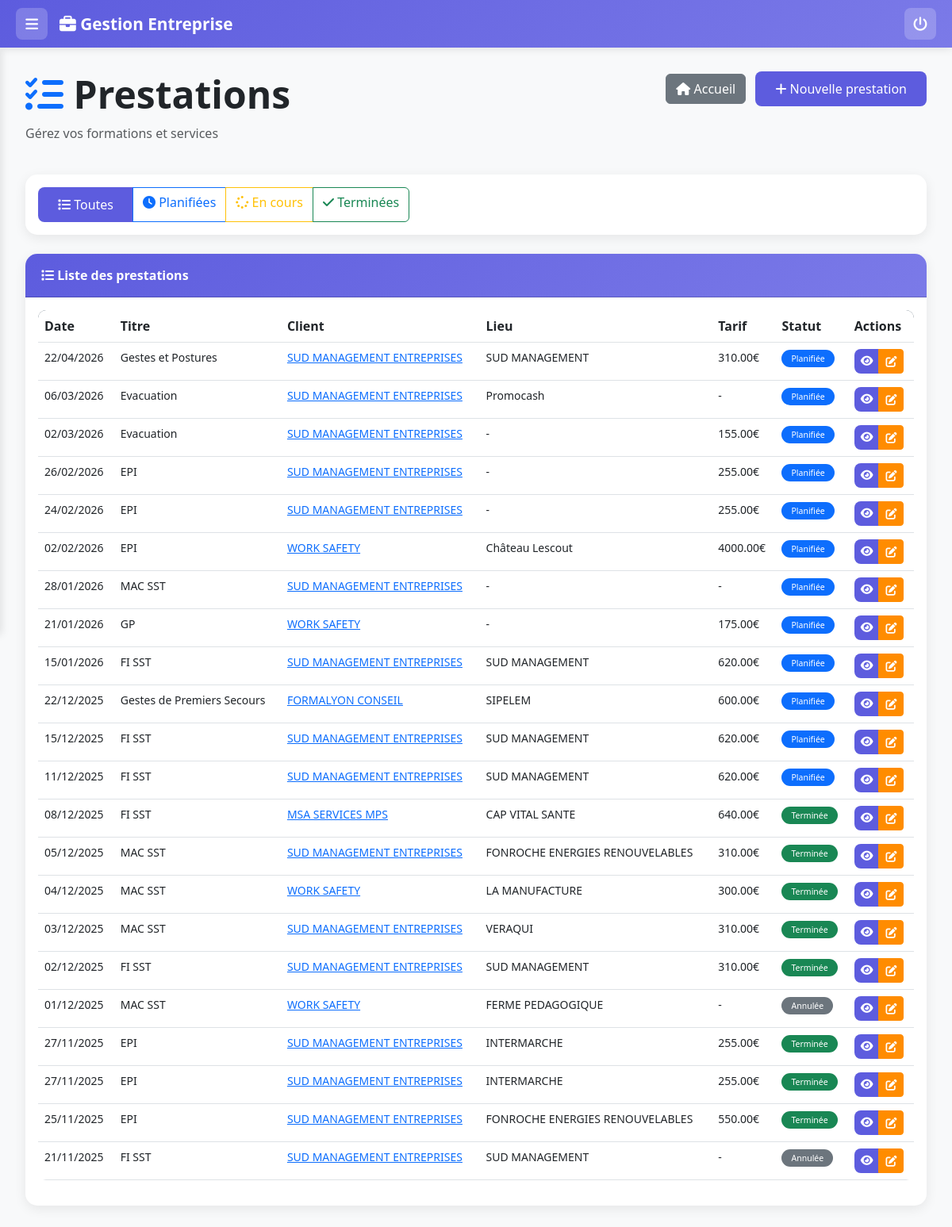
The app's page /prestations with its own data.
### app.py (models this page shows, shortened)
class Prestation(db.Model):
    __tablename__ = 'prestations'
    id = db.Column(db.Integer, primary_key=True)
    client_id = db.Column(db.Integer, db.ForeignKey('clients.id'), nullable=False)
    demandeur = db.Column(db.String(200))  # Nom du demandeur si différent du client
    date_demande = db.Column(db.Date)  # Date de la demande
    reference_commande = db.Column(db.String(100))  # Référence de la commande
    theme_prestation = db.Column(db.String(50), nullable=False)  # Thème/Famille (Formation, Service, Audit)
    domaine_prestation = db.Column(db.String(100))  # Domaine (ex: Secourisme, Incendie, Prévention)
    type_prestation = db.Column(db.String(100))  # Type précis (ex: FI SST, MAC SST, DUERP)
    titre = db.Column(db.String(200), nullable=False)
    description = db.Column(db.Text)
    date_debut = db.Column(db.DateTime, nullable=False)
    date_fin = db.Column(db.DateTime)
    duree_heures = db.Column(db.Float)
    creneau = db.Column(db.String(20))  # "Matin", "Après-midi", "Journée", "Personnalisé"
    journee_entiere = db.Column(db.Boolean, default=False)  # Si la prestation dure toute la journée
    lieu = db.Column(db.String(200))
    adresse_prestation = db.Column(db.Text)
    code_postal_prestation = db.Column(db.String(10))
    ville_prestation = db.Column(db.String(100))
    distance_km = db.Column(db.Float)
    duree_trajet_minutes = db.Column(db.Integer)  # Durée du trajet en minutes
    nb_stagiaires = db.Column(db.Integer)  # Nombre de stagiaires
    nb_repas = db.Column(db.Integer)  # Nombre de repas
    nb_hebergements = db.Column(db.Integer)  # Nombre d'hébergements
    tarif_horaire = db.Column(db.Float)
    tarif_total = db.Column(db.Float)
    frais_fournitures = db.Column(db.Float)  # Frais de fournitures
    frais_deplacement = db.Column(db.Float)  # Frais de déplacement
    statut_paiement = db.Column(db.String(50))  # En attente, Payé, Partiel, En retard
    statut_facture = db.Column(db.String(50))  # Non envoyée, Envoyée, Payée, En retard
    statut_devis = db.Column(db.String(50))  # Non envoyé, Envoyé, Accepté, Refusé
    statut = db.Column(db.String(50), default='Planifiée')  # Planifiée, En cours, Terminée, Annulée
    date_creation = db.Column(db.DateTime, default=datetime.utcnow)
    commentaires = db.Column(db.Text)  # Remplace 'notes'
    notes = db.Column(db.Text)  # Gardé pour compatibilité
    titre_tache = db.Column(db.String(200))
    description_tache = db.Column(db.Text)
    date_debut_tache = db.Column(db.DateTime)
    date_echeance_tache = db.Column(db.DateTime)
    priorite_tache = db.Column(db.String(50), default='Moyenne')  # Basse, Moyenne, Haute
    statut_tache = db.Column(db.String(50), default='À faire')  # À faire, En cours, Terminée
    gcal_event_id = db.Column(db.String(500))  # ID de l'événement Google Calendar
    gcal_synced = db.Column(db.Boolean, default=False)  # Si la prestation est synchronisée
    gcal_last_sync = db.Column(db.DateTime)  # Date de dernière synchronisation
    calendrier_id = db.Column(db.String(500))  # ID du calendrier Google dédié à cette prestation
    documents = db.relationship('Document', backref='prestation', lazy=True, cascade='all, delete-orphan')
    gcal_blocages = db.relationship('GcalBlocage', backref='prestation', lazy=True, cascade='all, delete-orphan')
    sessions = db.relationship('SessionPrestation', backref='prestation', lazy=True, cascade='all, delete-orphan', order_by='SessionPrestation.ordre')
    lignes_tarif_deplacement = db.relationship('LignePrestationDeplacement', backref='prestation', lazy=True, cascade='all, delete-orphan')
    lignes_tarif_fourniture = db.relationship('LignePrestationFourniture', backref='prestation', lazy=True, cascade='all, delete-orphan')
    lignes_tarif_prestation = db.relationship('LignePrestationTarif', backref='prestation', lazy=True, cascade='all, delete-orphan')

class Client(db.Model):
    __tablename__ = 'clients'
    id = db.Column(db.Integer, primary_key=True)
    nom = db.Column(db.String(100), nullable=False)
    prenom = db.Column(db.String(100))
    entreprise = db.Column(db.String(200))
    email = db.Column(db.String(120))
    telephone = db.Column(db.String(20))
    adresse = db.Column(db.Text)
    code_postal = db.Column(db.String(10))
    ville = db.Column(db.String(100))
    notes = db.Column(db.Text)
    date_creation = db.Column(db.DateTime, default=datetime.utcnow)
    actif = db.Column(db.Boolean, default=True)
    delai_paiement_jours = db.Column(db.Integer, default=30)  # Délai de paiement en jours
    calendrier_google = db.Column(db.String(500))  # ID du calendrier Google dédié à ce client
    statut_client = db.Column(db.String(50), default='Client')  # 'Prospect' ou 'Client'
    date_conversion = db.Column(db.DateTime)  # Date de conversion d'un prospect en client
    prestations = db.relationship('Prestation', backref='client', lazy=True, cascade='all, delete-orphan')
    contacts = db.relationship('Contact', backref='client', lazy=True, cascade='all, delete-orphan')

### app.py (the view)
@app.route('/prestations')
def prestations():
    filtre_statut = request.args.get('statut', 'all')
    query = Prestation.query
    if filtre_statut != 'all':
        query = query.filter_by(statut=filtre_statut)
    prestations = query.order_by(Prestation.date_debut.desc()).all()
    return render_template('prestations.html', prestations=prestations, filtre_statut=filtre_statut)

### templates/prestations.html (shortened to what this page needs)
{% extends "base.html" %}
{% block content %}
<div class="row mb-4">
    <div class="col-md-8">
        <div class="d-flex justify-content-between align-items-center mb-2">
            <h1 class="display-5 fw-bold text-dark mb-0">
                <i class="fas fa-tasks text-primary"></i> Prestations
            </h1>
        </div>
        <p class="text-muted">Gérez vos formations et services</p>
    </div>
    <div class="col-md-4 text-end">
        <a href="{{ url_for('index') }}" class="btn btn-secondary me-2 d-none d-md-inline-block fw-normal">
            <i class="fas fa-home"></i> Accueil
        </a>
        <a href="{{ url_for('prestation_nouvelle') }}" class="btn btn-primary fw-normal">
            <i class="fas fa-plus"></i> Nouvelle prestation
        </a>
    </div>
</div>
<div class="card mb-4">
    <div class="card-body">
        <div class="btn-group" role="group">
            <a href="{{ url_for('prestations', statut='all') }}"
               class="btn {% if filtre_statut == 'all' %}btn-primary{% else %}btn-outline-primary{% endif %}">
                <i class="fas fa-list"></i> Toutes
            </a>
            <a href="{{ url_for('prestations', statut='Planifiée') }}"
               class="btn {% if filtre_statut == 'Planifiée' %}btn-primary{% else %}btn-outline-primary{% endif %}">
                <i class="fas fa-clock"></i> Planifiées
            </a>
            <a href="{{ url_for('prestations', statut='En cours') }}"
               class="btn {% if filtre_statut == 'En cours' %}btn-warning{% else %}btn-outline-warning{% endif %}">
                <i class="fas fa-spinner"></i> En cours
            </a>
            <a href="{{ url_for('prestations', statut='Terminée') }}"
               class="btn {% if filtre_statut == 'Terminée' %}btn-success{% else %}btn-outline-success{% endif %}">
                <i class="fas fa-check"></i> Terminées
            </a>
        </div>
    </div>
</div>
<div class="card">
    <div class="card-header">
        <i class="fas fa-list"></i> Liste des prestations
    </div>
    <div class="card-body">
        {% if prestations %}
            <div class="table-responsive">
                <table class="table table-hover">
                    <thead>
                        <tr>
                            <th>Date</th>
                            <th>Titre</th>
                            <th>Client</th>
                            <th>Lieu</th>
                            <th>Tarif</th>
                            <th>Statut</th>
                            <th>Actions</th>
                        </tr>
                    </thead>
                    <tbody>
                        {% for prestation in prestations %}
                        <tr style="font-size: 0.875rem;">
                            <td>{{ prestation.date_debut.strftime('%d/%m/%Y') }}</td>
                            <td>{{ prestation.titre }}</td>
                            <td>
                                {% if prestation.client %}
                                    <a href="{{ url_for('client_detail', client_id=prestation.client.id) }}">
                                        {{ prestation.client.nom }}
                                    </a>
                                {% endif %}
                            </td>
                            <td>{{ prestation.lieu or '-' }}</td>
                            <td>
                                {% if prestation.tarif_total or prestation.frais_fournitures or prestation.frais_deplacement %}
                                    {{ "%.2f"|format((prestation.tarif_total or 0) + (prestation.frais_fournitures or 0) + (prestation.frais_deplacement or 0)) }}€
                                {% else %}
                                    -
                                {% endif %}
                            </td>
                            <td>
                                {% if prestation.statut == 'Planifiée' %}
                                    <span class="badge bg-primary">{{ prestation.statut }}</span>
                                {% elif prestation.statut == 'En cours' %}
                                    <span class="badge bg-warning">{{ prestation.statut }}</span>
                                {% elif prestation.statut == 'Terminée' %}
                                    <span class="badge bg-success">{{ prestation.statut }}</span>
                                {% else %}
                                    <span class="badge bg-secondary">{{ prestation.statut }}</span>
                                {% endif %}
                            </td>
                            <td>
                                <div class="btn-group btn-group-sm" role="group">
                                    <a href="{{ url_for('prestation_detail', prestation_id=prestation.id) }}"
                                       class="btn btn-primary" style="padding: 0.25rem 0.5rem; font-size: 0.875rem; line-height: 1.5;" title="Voir">
                                        <i class="fas fa-eye"></i>
                                    </a>
                                    <a href="{{ url_for('prestation_modifier', prestation_id=prestation.id) }}"
                                       class="btn" style="background-color: #ff8c00; color: white; border-color: #ff8c00; padding: 0.25rem 0.5rem; font-size: 0.875rem; line-height: 1.5;" title="Modifier">
                                        <i class="fas fa-edit"></i>
                                    </a>
                                </div>
                            </td>
                        </tr>
                        {% endfor %}
                    </tbody>
                </table>
            </div>
        {% else %}
            <div class="alert alert-info mb-0">
                <i class="fas fa-info-circle"></i> Aucune prestation trouvée. Cliquez sur "Nouvelle prestation" pour en ajouter une.
            </div>
        {% endif %}
    </div>
</div>
{% endblock %}

### templates/base.html (shortened to what this page needs)
<!DOCTYPE html>
<html lang="fr">
<head>
    <link href="https://cdn.jsdelivr.net/npm/bootstrap@5.3.0/dist/css/bootstrap.min.css" rel="stylesheet">
    <link rel="stylesheet" href="https://cdnjs.cloudflare.com/ajax/libs/font-awesome/6.4.0/css/all.min.css">
</head>
<body>
    <div class="top-header">
        <div class="header-content">
            <div class="header-left">
                <button class="menu-toggle-btn" id="menuToggle">
                    <i class="fas fa-bars"></i>
                </button>
                <h1 class="header-title">
                    <i class="fas fa-briefcase"></i> Gestion Entreprise
                </h1>
            </div>
            <div class="header-right">
                <a href="#" onclick="confirmerQuitter(event)" class="header-icon" title="Quitter l'application">
                    <i class="fas fa-power-off"></i>
                </a>
            </div>
        </div>
    </div>
    <div class="main-content">
        <div class="container-fluid">
            {% block content %}{% endblock %}
        </div>
    </div>
</body>
</html>

### templates/base.html (style rules this page uses)
:root { --primary-color: #5D5CDE; --secondary-color: #4CAF50; --danger-color: #F44336; --warning-color: #FF9800; --dark-color: #2C3E50; --light-bg: #F8F9FA; --sidebar-width: 260px; --sidebar-collapsed-width: 0px; --header-height: 60px; }
body { font-family: 'Segoe UI', Tahoma, Geneva, Verdana, sans-serif; background-color: var(--light-bg); margin: 0; padding: 0; }
.top-header { position: fixed; top: 0; left: 0; right: 0; height: var(--header-height); background: linear-gradient(135deg, var(--primary-color) 0%, #7B7AE8 100%); box-shadow: 0 2px 10px rgba(0,0,0,0.1); z-index: 1030; display: flex; align-items: center; padding: 0 20px; }
.header-content { display: flex; align-items: center; justify-content: space-between; width: 100%; }
.header-left { display: flex; align-items: center; gap: 15px; }
.menu-toggle-btn { background: rgba(255,255,255,0.2); border: none; color: white; width: 40px; height: 40px; border-radius: 8px; cursor: pointer; transition: all 0.3s; font-size: 18px; }
.header-title { color: white; font-size: 1.3rem; font-weight: bold; margin: 0; }
.header-right { display: flex; align-items: center; gap: 10px; }
.header-icon { position: relative; width: 40px; height: 40px; border-radius: 8px; background: rgba(255,255,255,0.2); display: flex; align-items: center; justify-content: center; color: white; font-size: 18px; cursor: pointer; transition: all 0.3s; text-decoration: none; }
.main-content { margin-top: var(--header-height); padding: 30px 20px; min-height: calc(100vh - var(--header-height) - 200px); }
.card { border: none; border-radius: 15px; box-shadow: 0 4px 15px rgba(0,0,0,0.08); transition: transform 0.3s, box-shadow 0.3s; margin-bottom: 20px; }
.card-header { background: linear-gradient(135deg, var(--primary-color) 0%, #7B7AE8 100%); color: white; border-radius: 15px 15px 0 0 !important; font-weight: 600; padding: 15px 20px; }
.btn-primary { background: var(--primary-color); border: none; border-radius: 8px; padding: 10px 25px; font-weight: 500; transition: all 0.3s; }
.table { background: white; border-radius: 10px; overflow: hidden; }
.table thead { background: var(--dark-color); color: white; }
.table tbody tr { transition: background 0.2s; }
.badge { padding: 6px 12px; border-radius: 20px; font-weight: 500; }

### records on screen
Prestation: date_debut "22/04/2026", titre "Gestes et Postures", client.nom "SUD MANAGEMENT ENTREPRISES", lieu "SUD MANAGEMENT", tarif_total+frais_fournitures+frais_deplacement "310.00", statut "Planifiée"
Prestation: date_debut "06/03/2026", titre "Evacuation", client.nom "SUD MANAGEMENT ENTREPRISES", lieu "Promocash", statut "Planifiée"
Prestation: date_debut "02/03/2026", titre "Evacuation", client.nom "SUD MANAGEMENT ENTREPRISES", lieu "-", tarif_total+frais_fournitures+frais_deplacement "155.00", statut "Planifiée"
Prestation: date_debut "26/02/2026", titre "EPI", client.nom "SUD MANAGEMENT ENTREPRISES", lieu "-", tarif_total+frais_fournitures+frais_deplacement "255.00", statut "Planifiée"
Prestation: date_debut "24/02/2026", titre "EPI", client.nom "SUD MANAGEMENT ENTREPRISES", lieu "-", tarif_total+frais_fournitures+frais_deplacement "255.00", statut "Planifiée"
Prestation: date_debut "02/02/2026", titre "EPI", client.nom "WORK SAFETY", lieu "Château Lescout", tarif_total+frais_fournitures+frais_deplacement "4000.00", statut "Planifiée"
Prestation: date_debut "28/01/2026", titre "MAC SST", client.nom "SUD MANAGEMENT ENTREPRISES", lieu "-", statut "Planifiée"
Prestation: date_debut "21/01/2026", titre "GP", client.nom "WORK SAFETY", lieu "-", tarif_total+frais_fournitures+frais_deplacement "175.00", statut "Planifiée"
Prestation: date_debut "15/01/2026", titre "FI SST", client.nom "SUD MANAGEMENT ENTREPRISES", lieu "SUD MANAGEMENT", tarif_total+frais_fournitures+frais_deplacement "620.00", statut "Planifiée"
Prestation: date_debut "22/12/2025", titre "Gestes de Premiers Secours", client.nom "FORMALYON CONSEIL", lieu "SIPELEM", tarif_total+frais_fournitures+frais_deplacement "600.00", statut "Planifiée"
Prestation: date_debut "15/12/2025", titre "FI SST", client.nom "SUD MANAGEMENT ENTREPRISES", lieu "SUD MANAGEMENT", tarif_total+frais_fournitures+frais_deplacement "620.00", statut "Planifiée"
Prestation: date_debut "11/12/2025", titre "FI SST", client.nom "SUD MANAGEMENT ENTREPRISES", lieu "SUD MANAGEMENT", tarif_total+frais_fournitures+frais_deplacement "620.00", statut "Planifiée"
Prestation: date_debut "08/12/2025", titre "FI SST", client.nom "MSA SERVICES MPS", lieu "CAP VITAL SANTE", tarif_total+frais_fournitures+frais_deplacement "640.00", statut "Terminée"
Prestation: date_debut "05/12/2025", titre "MAC SST", client.nom "SUD MANAGEMENT ENTREPRISES", lieu "FONROCHE ENERGIES RENOUVELABLES", tarif_total+frais_fournitures+frais_deplacement "310.00", statut "Terminée"
Prestation: date_debut "04/12/2025", titre "MAC SST", client.nom "WORK SAFETY", lieu "LA MANUFACTURE", tarif_total+frais_fournitures+frais_deplacement "300.00", statut "Terminée"
Prestation: date_debut "03/12/2025", titre "MAC SST", client.nom "SUD MANAGEMENT ENTREPRISES", lieu "VERAQUI", tarif_total+frais_fournitures+frais_deplacement "310.00", statut "Terminée"
Prestation: date_debut "02/12/2025", titre "FI SST", client.nom "SUD MANAGEMENT ENTREPRISES", lieu "SUD MANAGEMENT", tarif_total+frais_fournitures+frais_deplacement "310.00", statut "Terminée"
Prestation: date_debut "01/12/2025", titre "MAC SST", client.nom "WORK SAFETY", lieu "FERME PEDAGOGIQUE", statut "Annulée"
Prestation: date_debut "27/11/2025", titre "EPI", client.nom "SUD MANAGEMENT ENTREPRISES", lieu "INTERMARCHE", tarif_total+frais_fournitures+frais_deplacement "255.00", statut "Terminée"
Prestation: date_debut "27/11/2025", titre "EPI", client.nom "SUD MANAGEMENT ENTREPRISES", lieu "INTERMARCHE", tarif_total+frais_fournitures+frais_deplacement "255.00", statut "Terminée"
Prestation: date_debut "25/11/2025", titre "EPI", client.nom "SUD MANAGEMENT ENTREPRISES", lieu "FONROCHE ENERGIES RENOUVELABLES", tarif_total+frais_fournitures+frais_deplacement "550.00", statut "Terminée"
Prestation: date_debut "21/11/2025", titre "FI SST", client.nom "SUD MANAGEMENT ENTREPRISES", lieu "SUD MANAGEMENT", statut "Annulée"
